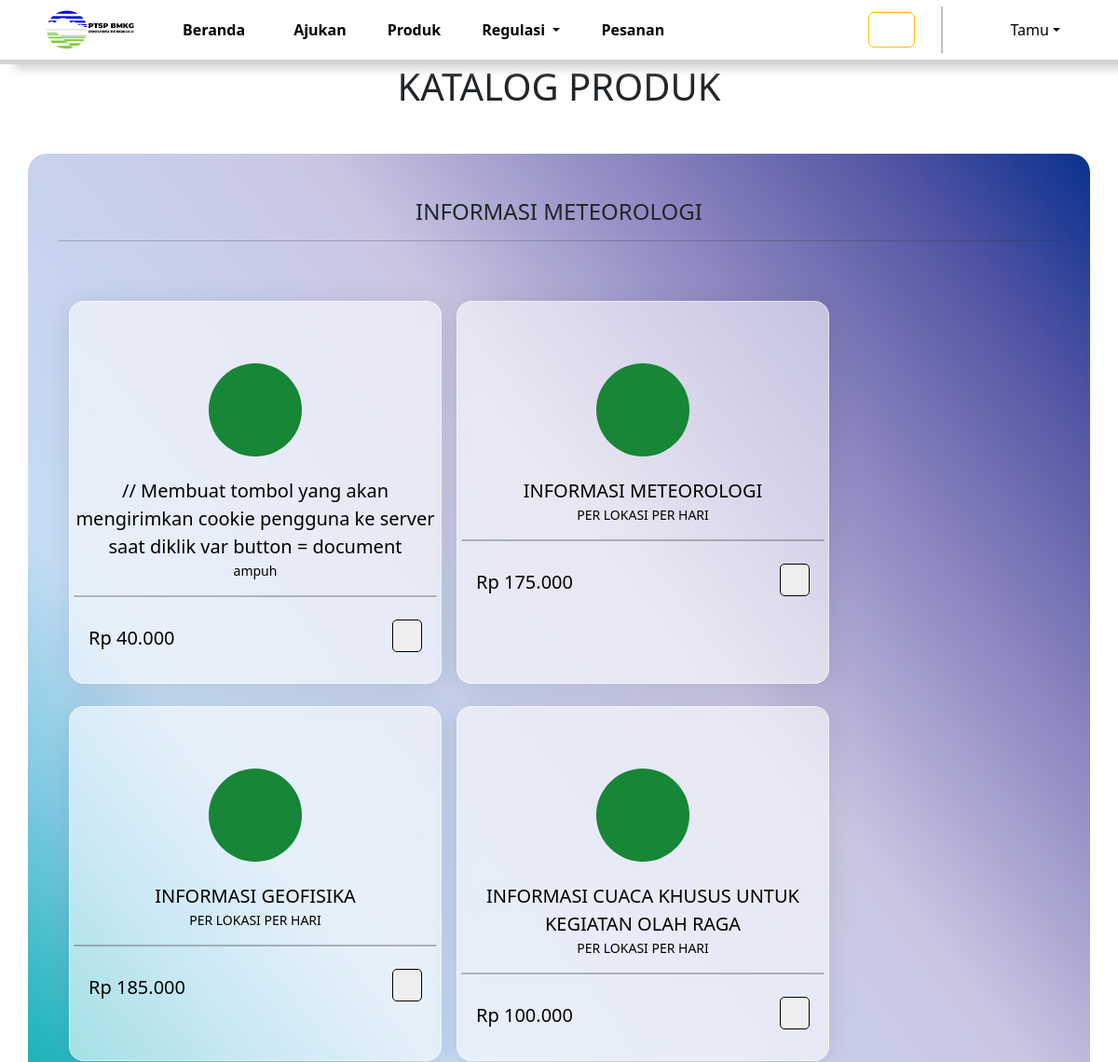
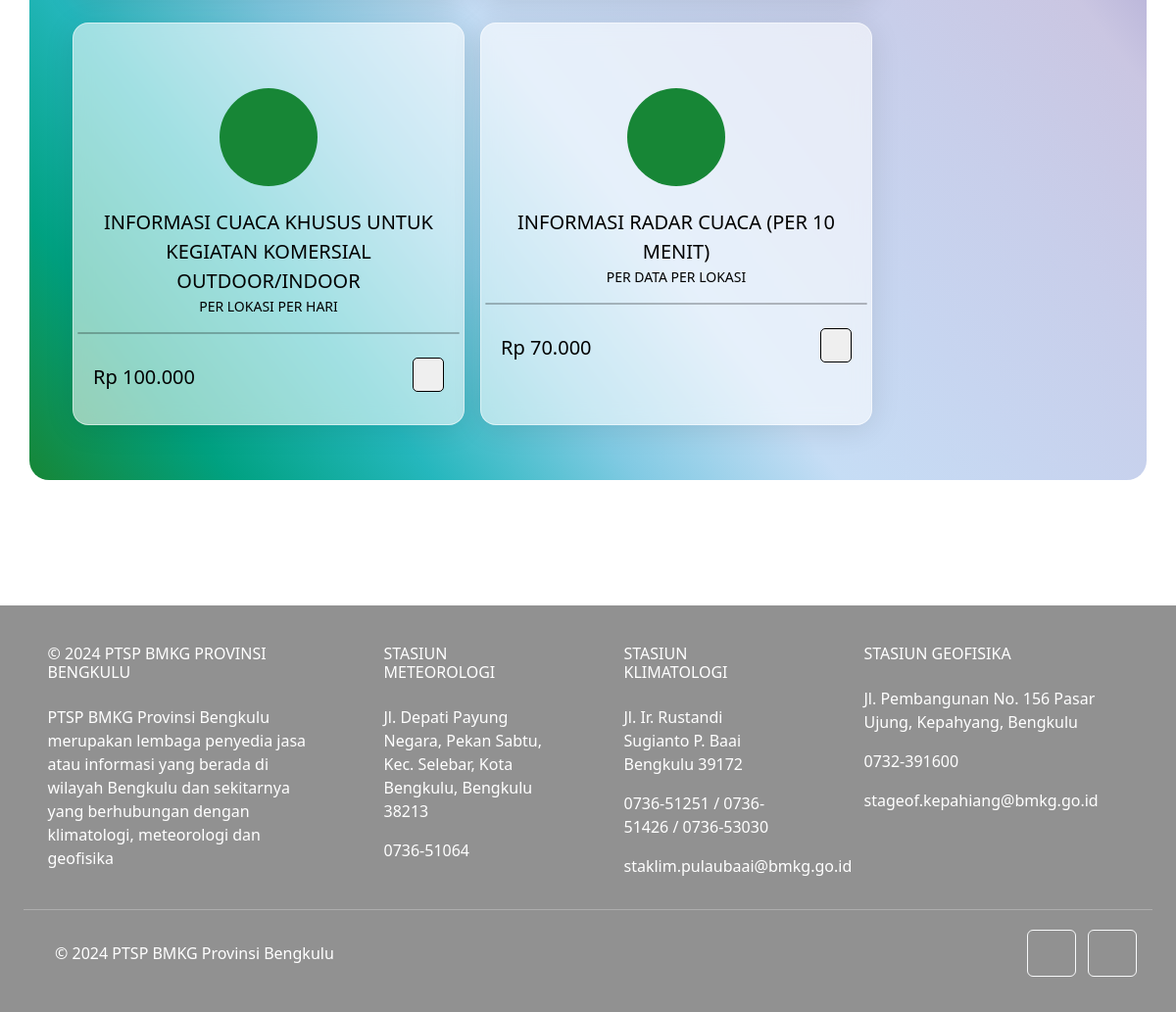
The app's page /src/user/partials/produk-informasi-meteorolgi.php with its own data (2 pictures, top to bottom).
### tables this page shows
CREATE TABLE `informasi` (
  `ID_Informasi` int(11) NOT NULL,
  `Foto_Informasi` longblob NOT NULL,
  `Nama_Informasi` varchar(100) NOT NULL,
  `Deskripsi_Informasi` text NOT NULL,
  `Harga_Informasi` int(11) NOT NULL,
  `Pemilik_Informasi` enum('Instansi A','Instansi B','Instansi C') NOT NULL,
  `No_Rekening_Informasi` int(15) NOT NULL,
  `Kategori_Informasi` enum('Meteorologi','Klimatologi','Geofisika') NOT NULL,
  `Status_Informasi` enum('Tersedia','Tidak Tersedia') NOT NULL
);

### src/admin/config/databases.php (called while the page is built, shortened)
<?php
class Informasi
{
    private $koneksi;
    public function __construct($koneksi)
    {
        $this->koneksi = $koneksi;
    }
    public function tampilkanDataInformasiMeteorologi()
    {
        $query = "SELECT * FROM informasi WHERE Kategori_Informasi = 'Meteorologi' AND Status_Informasi = 'Tersedia'";
        $result = $this->koneksi->query($query);
        if ($result->num_rows > 0) {
            $data = [];
            while ($baris = $result->fetch_assoc()) {
                $data[] = $baris;
            }
            return $data;
        } else {
            return null;
        }
    }
}

### src/user/partials/produk-informasi-meteorolgi.php (the view, shortened to what this page needs)
<?php
include '../../admin/config/databases.php';
?>
<!DOCTYPE html>
<html lang="en">
<head>
    <?php
    include('../partials/header.php');
    ?>
    <link rel="stylesheet" href="../assets/css/produk-informasi.css">
</head>
<body>
    <?php
    include('../partials/navbar.php');
    ?>
    <div class="container-fluid p-0" id="produk-informasi-">
        <div class="container text-center">
            <div class="row">
                <h1 class="mb-5">KATALOG PRODUK</h1>
                <div class="col-md-12" id="informasi">
                    <h4 class="my-3">INFORMASI METEOROLOGI
                        <hr>
                    </h4>
                    <div class="row pt-5 px-3">
                        <?php
                        $informasiModel = new Informasi($koneksi);
                        $dataInformasiMeteorologi = $informasiModel->tampilkanDataInformasiMeteorologi();
                        if (!empty($dataInformasiMeteorologi)) {
                            foreach ($dataInformasiMeteorologi as $informasiMeteorologi) {
                        ?>
                                <div class="col-md-4 mb-4 p-1" id="produk">
                                    <div class="card-product">
                                        <div class="card-info text-start ps-3 py-2">
                                            <button type="button" class="info p-0 border-0 bg-transparent" data-bs-toggle="modal" data-id="<?php echo $informasiMeteorologi['ID_Informasi']; ?>">
                                                <box-icon name='info-circle'></box-icon>
                                            </button>
                                        </div>
                                        <div class="card-img my-3">
                                            <span class="dot">
                                                <box-icon name='cloud-lightning' id="icon" color='rgba(255,255,255,0.9)' class="product"></box-icon>
                                            </span>
                                        </div>
                                        <div class="card-title">
                                            <?php echo $informasiMeteorologi['Nama_Informasi']; ?>
                                        </div>
                                        <div class="card-subtitle">
                                            <?php echo $informasiMeteorologi['Deskripsi_Informasi']; ?>
                                        </div>
                                        <hr class="card-divider">
                                        <div class="d-flex card-footer justify-content-between my-4 mx-3">
                                            <div class="card-price text-start"><span>Rp</span>
                                                <?php echo number_format($informasiMeteorologi['Harga_Informasi'], 0, ',', '.'); ?>
                                            </div>
                                            <div class="card-button">
                                                <form action="../../admin/config/add-cart-information-meteorologi.php" method="POST">
                                                    <button class="card-btn" type="submit" name="tambah_keranjang">
                                                    </button>
                                                </form>
                                            </div>
                                        </div>
                                    </div>
                                </div>
                        <?php
                            }
                        } else {
                            echo "<div class='fw-bold' style='margin-top: -30px; border: 2px solid purple; width: 20%; margin-left: 50%; transform: translateX(-50%); border-radius: 15px; box-shadow: 2px 4px 10px rgba(0, 0, 0, 0.4); color: purple;'>Data Tidak Ditemukan!</div>";
                        }
                        ?>
                    </div>
                </div>
            </div>
        </div>
    </div>
    <?php
    include('../partials/footer.php');
    ?>
</body>
</html>

### src/user/assets/css/navbar.css (style rules this page uses)
:root { --color-bmkg1: #08318d; --color-bmkg2: #178636; --color-default-abu: #d3d3d3; }

### src/user/assets/css/produk-informasi.css (style rules this page uses)
body { padding: 0; margin: 0; }
#informasi, #jasa { background-image: linear-gradient( to left bottom, #08318d, #4e52a2, #7a77b7, #a29dcd, #cac6e2, #c8ceea, #c7d5f0, #c6ddf5, #81cae3, #25b7bd, #00a181, #178636 ); border-radius: 20px; margin-bottom: 5rem; padding: 2rem; height: 100%; }
#produk.col-md-4 { width: 400px; margin: 0 0.5rem 0 0.5rem; background: rgba(255, 255, 255, 0.57); border-radius: 16px; box-shadow: 0 4px 30px rgba(0, 0, 0, 0.1); backdrop-filter: blur(9.8px); -webkit-backdrop-filter: blur(9.8px); border: 1px solid rgba(255, 255, 255, 0.51); }
.dot { display: inline-flex; justify-content: center; align-items: center; width: 100px; height: 100px; background-color: #178636; padding: 1rem; border-radius: 50%; }
.product { width: 100px; height: 100px; }
.card-product { height: 100%; }
.card-title { font-size: 20px; font-weight: 500; text-align: center; color: black; }
.card-subtitle { font-size: 14px; font-weight: 400; color: black; }
.card-divider { width: 100%; border: 1px solid black; border-radius: 50px; }
.card-footer { display: flex; flex-direction: row; justify-content: space-between; align-items: center; }
.card-price { font-size: 20px; font-weight: 500; color: black; }
.card-price span { font-size: 20px; font-weight: 500; color: black; }
.card-btn { height: 35px; border: 1px solid black; border-radius: 5px; padding: 0 15px; transition: all 0.3s; }

### records on screen
informasi: Nama_Informasi "// Membuat tombol yang akan mengirimkan cookie pengguna ke server saat diklik var button = document", Deskripsi_Informasi "ampuh", Harga_Informasi "40.000"
informasi: Nama_Informasi "INFORMASI METEOROLOGI", Deskripsi_Informasi "PER LOKASI PER HARI", Harga_Informasi "175.000"
informasi: Nama_Informasi "INFORMASI GEOFISIKA", Deskripsi_Informasi "PER LOKASI PER HARI", Harga_Informasi "185.000"
informasi: Nama_Informasi "INFORMASI CUACA KHUSUS UNTUK KEGIATAN OLAH RAGA", Deskripsi_Informasi "PER LOKASI PER HARI", Harga_Informasi "100.000"
informasi: Nama_Informasi "INFORMASI CUACA KHUSUS UNTUK KEGIATAN KOMERSIAL OUTDOOR/INDOOR", Deskripsi_Informasi "PER LOKASI PER HARI", Harga_Informasi "100.000"
informasi: Nama_Informasi "INFORMASI RADAR CUACA (PER 10 MENIT)", Deskripsi_Informasi "PER DATA PER LOKASI", Harga_Informasi "70.000"
